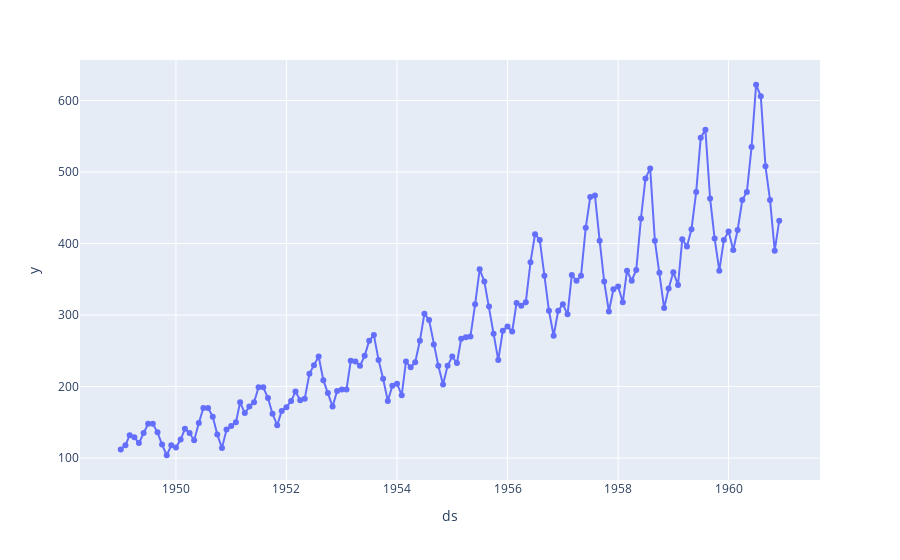

Notebook cell for this chart:
### Markdown cell above
### **Visualize the data**


Now, it is considered a good practice to visualize the data at hand. So let’s plot our time series data:

### Code cell
fig = px.scatter(df, x='ds', y="y").update_traces(mode='lines+markers')
fig.show()

### Figure 1 — Plotly figure (JSON) as saved in the notebook; plotly's stock layout.template omitted (floating-point values rounded to 4 significant figures; data arrays with more than 128 entries replaced by an {"elided": "..."} marker saying what was removed)
{"data": [{"hovertemplate": "ds=%{x}<br>y=%{y}<extra></extra>", "legendgroup": "", "marker": {"color": "#636efa", "symbol": "circle"}, "mode": "lines+markers", "name": "", "orientation": "v", "showlegend": false, "type": "scatter", "x": {"elided": "144 str values"}, "xaxis": "x", "y": {"elided": "144 int values"}, "yaxis": "y"}], "layout": {"legend": {"tracegroupgap": 0}, "margin": {"t": 60}, "xaxis": {"anchor": "y", "domain": [0, 1], "title": {"text": "ds"}}, "yaxis": {"anchor": "x", "domain": [0, 1], "title": {"text": "y"}}}}
